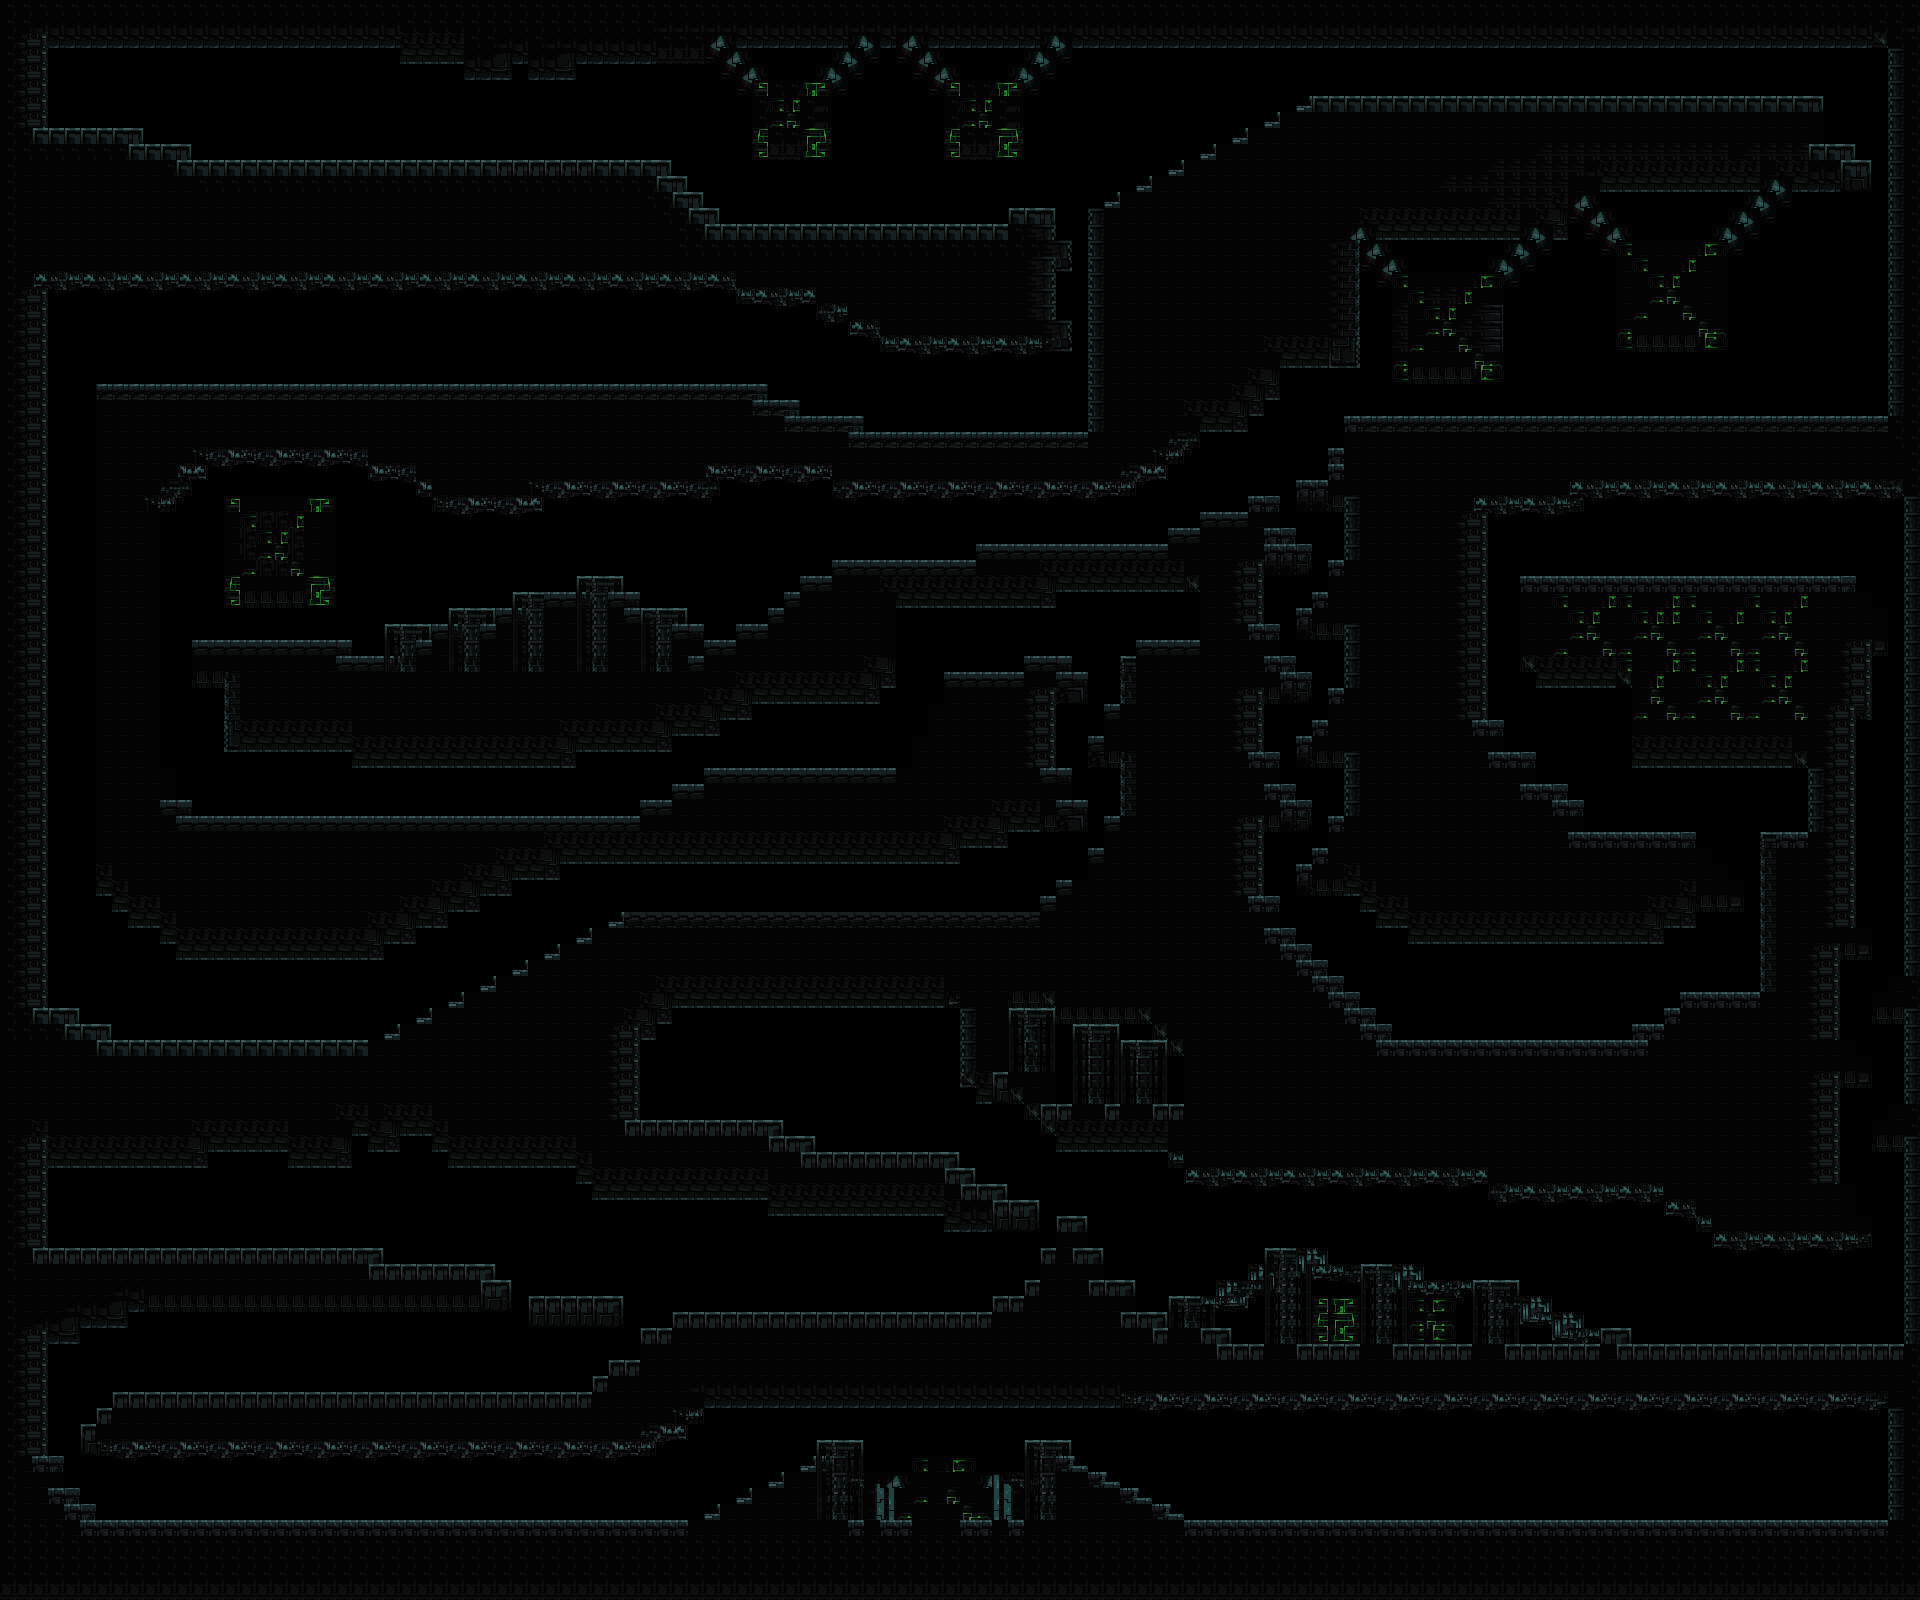

Rendered tile map (Tiled .tmx) drawn with the repository's tilesets; below, a short description and the map source with its tile grids summarised:
An orthogonal 120x100 tile map with 16x16 px tiles, 1 tile layer (Tile Layer 1) and 1 object (entity).

<map version="1.10" tiledversion="1.10.2" orientation="orthogonal" renderorder="right-down" width="120" height="100" tilewidth="16" tileheight="16" infinite="0" nextlayerid="3" nextobjectid="3">
 <editorsettings>
  <export target="TileMap2.tmx" format="tmx" />
 </editorsettings>
 <tileset firstgid="1" source="tileset2.tsx" />
 <layer id="1" name="Tile Layer 1" width="120" height="100">
  <data>[12000 cells, 6330 non-empty, 62 distinct tile ids]</data>
 </layer>
 <objectgroup id="2" name="Object Layer 1">
  <object id="1" name="entity" x="217.333" y="104.667" width="16" height="16" />
 </objectgroup>
</map>
